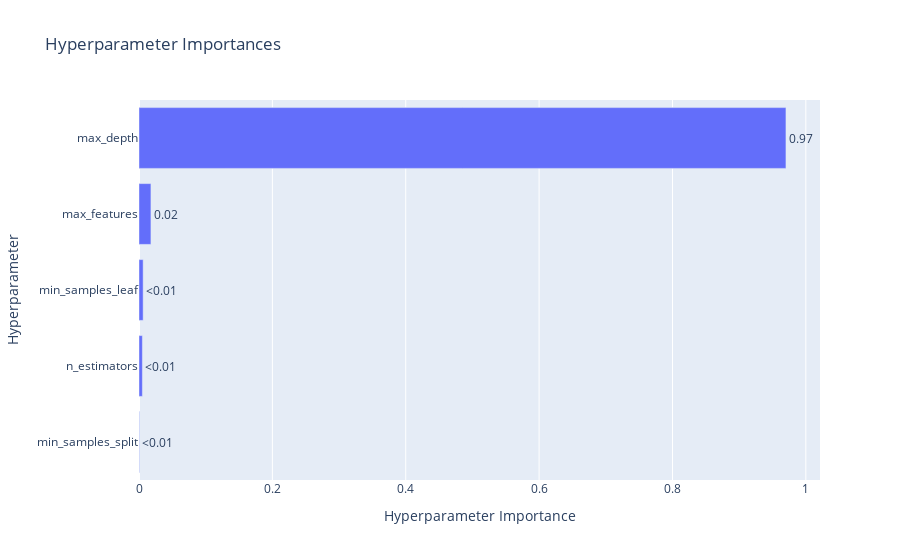

The notebook cell saved with this chart:
### Code cell
# 5. Hyperparameter Importance
plot_param_importances(study).show()

### Figure 1 — Plotly figure (JSON) as saved in the notebook; plotly's stock layout.template omitted (floating-point values rounded to 4 significant figures)
{"data": [{"cliponaxis": false, "hovertemplate": ["min_samples_split (IntDistribution): 0.000647294585087659<extra></extra>", "n_estimators (IntDistribution): 0.005068448579088587<extra></extra>", "min_samples_leaf (IntDistribution): 0.006218849282982562<extra></extra>", "max_features (FloatDistribution): 0.017887592701926153<extra></extra>", "max_depth (IntDistribution): 0.970177814850915<extra></extra>"], "name": "Objective Value", "orientation": "h", "text": ["<0.01", "<0.01", "<0.01", "0.02", "0.97"], "textposition": "outside", "type": "bar", "x": [0.0006473, 0.005068, 0.006219, 0.01789, 0.9702], "y": ["min_samples_split", "n_estimators", "min_samples_leaf", "max_features", "max_depth"]}], "layout": {"autosize": true, "title": {"text": "Hyperparameter Importances"}, "xaxis": {"autorange": true, "range": [0, 1.021], "title": {"text": "Hyperparameter Importance"}, "type": "linear"}, "yaxis": {"autorange": true, "range": [-0.5, 4.5], "title": {"text": "Hyperparameter"}, "type": "category"}}}
